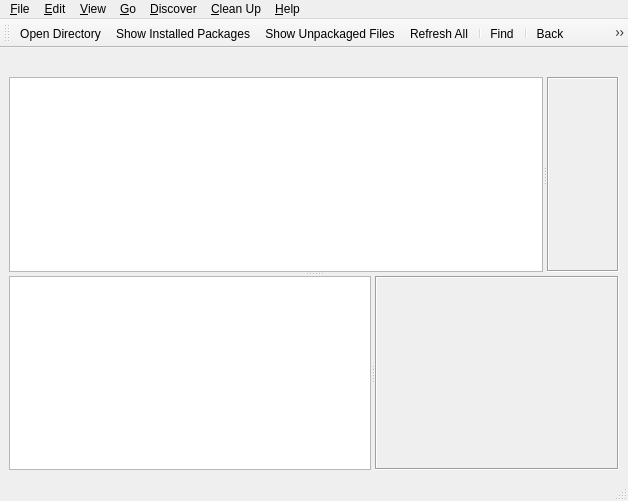
<?xml version="1.0" encoding="UTF-8"?>
<ui version="4.0">
 <author>Stefan Hundhammer</author>
 <class>MainWindow</class>
 <widget class="QMainWindow" name="MainWindow">
  <property name="geometry">
   <rect>
    <x>0</x>
    <y>0</y>
    <width>628</width>
    <height>501</height>
   </rect>
  </property>
  <property name="windowIcon">
   <iconset resource="icons.qrc">
    <normaloff>:/icons/qdirstat.svg</normaloff>:/icons/qdirstat.svg</iconset>
  </property>
  <widget class="QWidget" name="centralWidget">
   <layout class="QVBoxLayout" name="verticalLayout" stretch="0,1">
    <item alignment="Qt::AlignTop">
     <widget class="QDirStat::BreadcrumbNavigator" name="breadcrumbNavigator">
      <property name="sizePolicy">
       <sizepolicy hsizetype="Maximum" vsizetype="Fixed">
        <horstretch>0</horstretch>
        <verstretch>0</verstretch>
       </sizepolicy>
      </property>
      <property name="textInteractionFlags">
       <set>Qt::TextBrowserInteraction</set>
      </property>
     </widget>
    </item>
    <item>
     <widget class="QSplitter" name="mainWinSplitter">
      <property name="orientation">
       <enum>Qt::Vertical</enum>
      </property>
      <widget class="QSplitter" name="topViewsSplitter">
       <property name="orientation">
        <enum>Qt::Horizontal</enum>
       </property>
       <widget class="QWidget" name="treeViewContainer" native="true">
        <layout class="QVBoxLayout" name="verticalLayout_3" stretch="1,0">
         <property name="spacing">
          <number>0</number>
         </property>
         <property name="leftMargin">
          <number>0</number>
         </property>
         <property name="topMargin">
          <number>0</number>
         </property>
         <property name="rightMargin">
          <number>0</number>
         </property>
         <property name="bottomMargin">
          <number>0</number>
         </property>
         <item>
          <layout class="QVBoxLayout" name="verticalLayout_2">
           <property name="spacing">
            <number>4</number>
           </property>
           <item>
            <widget class="QDirStat::DirTreeView" name="dirTreeView">
             <property name="contextMenuPolicy">
              <enum>Qt::CustomContextMenu</enum>
             </property>
             <property name="selectionMode">
              <enum>QAbstractItemView::ExtendedSelection</enum>
             </property>
             <property name="textElideMode">
              <enum>Qt::ElideMiddle</enum>
             </property>
             <property name="uniformRowHeights">
              <bool>true</bool>
             </property>
             <property name="sortingEnabled">
              <bool>true</bool>
             </property>
             <attribute name="headerStretchLastSection">
              <bool>false</bool>
             </attribute>
            </widget>
           </item>
          </layout>
         </item>
         <item>
          <widget class="QWidget" name="messagePanel" native="true">
           <layout class="QVBoxLayout" name="vBox">
            <property name="leftMargin">
             <number>0</number>
            </property>
            <property name="topMargin">
             <number>0</number>
            </property>
            <property name="rightMargin">
             <number>0</number>
            </property>
            <property name="bottomMargin">
             <number>0</number>
            </property>
           </layout>
          </widget>
         </item>
        </layout>
       </widget>
       <widget class="QScrollArea" name="topFileDetailsPanel">
        <property name="enabled">
         <bool>true</bool>
        </property>
        <property name="frameShape">
         <enum>QFrame::Box</enum>
        </property>
        <property name="widgetResizable">
         <bool>true</bool>
        </property>
        <widget class="QDirStat::FileDetailsView" name="fileDetailsView">
         <property name="geometry">
          <rect>
           <x>0</x>
           <y>0</y>
           <width>79</width>
           <height>187</height>
          </rect>
         </property>
        </widget>
       </widget>
      </widget>
      <widget class="QSplitter" name="bottomViewsSplitter">
       <property name="orientation">
        <enum>Qt::Horizontal</enum>
       </property>
       <widget class="QDirStat::TreemapView" name="treemapView">
        <property name="verticalScrollBarPolicy">
         <enum>Qt::ScrollBarAlwaysOff</enum>
        </property>
        <property name="horizontalScrollBarPolicy">
         <enum>Qt::ScrollBarAlwaysOff</enum>
        </property>
        <property name="renderHints">
         <set>QPainter::SmoothPixmapTransform|QPainter::TextAntialiasing</set>
        </property>
        <property name="optimizationFlags">
         <set>QGraphicsView::DontAdjustForAntialiasing|QGraphicsView::DontSavePainterState</set>
        </property>
       </widget>
       <widget class="QScrollArea" name="bottomFileDetailsPanel">
        <property name="visible">
         <bool>false</bool>
        </property>
        <property name="frameShape">
         <enum>QFrame::Box</enum>
        </property>
        <property name="widgetResizable">
         <bool>true</bool>
        </property>
       </widget>
      </widget>
     </widget>
    </item>
   </layout>
  </widget>
  <widget class="QMenuBar" name="menubar">
   <property name="geometry">
    <rect>
     <x>0</x>
     <y>0</y>
     <width>628</width>
     <height>21</height>
    </rect>
   </property>
   <widget class="QMenu" name="menuFile">
    <property name="title">
     <string>&amp;File</string>
    </property>
    <addaction name="actionOpenDir"/>
    <addaction name="actionOpenPkg"/>
    <addaction name="actionOpenUnpkg"/>
    <addaction name="separator"/>
    <addaction name="actionStopReading"/>
    <addaction name="actionRefreshAll"/>
    <addaction name="separator"/>
    <addaction name="actionRefreshSelected"/>
    <addaction name="actionReadExcluded"/>
    <addaction name="actionContinueReading"/>
    <addaction name="separator"/>
    <addaction name="actionAskWriteCache"/>
    <addaction name="actionAskReadCache"/>
    <addaction name="separator"/>
    <addaction name="actionQuit"/>
   </widget>
   <widget class="QMenu" name="menuView">
    <property name="title">
     <string>&amp;View</string>
    </property>
    <widget class="QMenu" name="menuExpandTreeToLevel">
     <property name="title">
      <string>E&amp;xpand Tree to Level</string>
     </property>
     <addaction name="actionExpandTreeLevel1"/>
     <addaction name="actionExpandTreeLevel2"/>
     <addaction name="actionExpandTreeLevel3"/>
     <addaction name="actionExpandTreeLevel4"/>
     <addaction name="actionExpandTreeLevel5"/>
    </widget>
    <addaction name="actionCloseAllTreeLevels"/>
    <addaction name="menuExpandTreeToLevel"/>
    <addaction name="separator"/>
    <addaction name="actionLayout1"/>
    <addaction name="actionLayout2"/>
    <addaction name="actionLayout3"/>
    <addaction name="separator"/>
    <addaction name="actionShowDirTree"/>
    <addaction name="actionShowBreadcrumbs"/>
    <addaction name="actionShowDetailsPanel"/>
    <addaction name="actionShowTreemap"/>
    <addaction name="separator"/>
    <addaction name="actionTreemapOnSide"/>
    <addaction name="actionDetailsWithTreemap"/>
   </widget>
   <widget class="QMenu" name="menuEdit">
    <property name="title">
     <string>&amp;Edit</string>
    </property>
    <addaction name="actionCopyPath"/>
    <addaction name="actionFindFiles"/>
    <addaction name="separator"/>
    <addaction name="actionMoveToTrash"/>
    <addaction name="separator"/>
    <addaction name="actionConfigure"/>
   </widget>
   <widget class="QMenu" name="menuGo">
    <property name="title">
     <string>&amp;Go</string>
    </property>
    <addaction name="actionGoBack"/>
    <addaction name="actionGoForward"/>
    <addaction name="actionGoUp"/>
    <addaction name="actionGoToToplevel"/>
    <addaction name="separator"/>
    <addaction name="actionTreemapZoomTo"/>
    <addaction name="actionTreemapZoomIn"/>
    <addaction name="actionTreemapZoomOut"/>
    <addaction name="actionResetTreemapZoom"/>
   </widget>
   <widget class="QMenu" name="menuHelp">
    <property name="title">
     <string>&amp;Help</string>
    </property>
    <widget class="QMenu" name="menuProblemsAndSolutions">
     <property name="title">
      <string>Problems and &amp;Solutions</string>
     </property>
     <addaction name="actionCantMoveDirToTrash"/>
     <addaction name="actionBtrfsSizeReporting"/>
     <addaction name="actionShadowedByMount"/>
     <addaction name="actionHeadlessServers"/>
    </widget>
    <addaction name="actionHelp"/>
    <addaction name="separator"/>
    <addaction name="actionTreemapHelp"/>
    <addaction name="actionPkgViewHelp"/>
    <addaction name="actionUnpkgViewHelp"/>
    <addaction name="actionFileAgeStatsHelp"/>
    <addaction name="separator"/>
    <addaction name="actionWhatsNew"/>
    <addaction name="menuProblemsAndSolutions"/>
    <addaction name="separator"/>
    <addaction name="actionDonate"/>
    <addaction name="actionAboutQt"/>
    <addaction name="actionAbout"/>
   </widget>
   <widget class="QMenu" name="menuCleanup">
    <property name="tearOffEnabled">
     <bool>true</bool>
    </property>
    <property name="title">
     <string>&amp;Clean Up</string>
    </property>
    <addaction name="separator"/>
   </widget>
   <widget class="QMenu" name="menuDiscover">
    <property name="title">
     <string>&amp;Discover</string>
    </property>
    <addaction name="actionDiscoverLargestFiles"/>
    <addaction name="actionDiscoverNewestFiles"/>
    <addaction name="actionDiscoverOldestFiles"/>
    <addaction name="actionDiscoverHardLinkedFiles"/>
    <addaction name="actionDiscoverBrokenSymLinks"/>
    <addaction name="actionDiscoverSparseFiles"/>
    <addaction name="separator"/>
    <addaction name="actionFileSizeStats"/>
    <addaction name="actionFileTypeStats"/>
    <addaction name="actionFileAgeStats"/>
    <addaction name="actionShowFilesystems"/>
   </widget>
   <addaction name="menuFile"/>
   <addaction name="menuEdit"/>
   <addaction name="menuView"/>
   <addaction name="menuGo"/>
   <addaction name="menuDiscover"/>
   <addaction name="menuCleanup"/>
   <addaction name="menuHelp"/>
  </widget>
  <widget class="QStatusBar" name="statusBar"/>
  <widget class="QToolBar" name="toolBar">
   <property name="windowTitle">
    <string>Main Toolbar</string>
   </property>
   <attribute name="toolBarArea">
    <enum>TopToolBarArea</enum>
   </attribute>
   <attribute name="toolBarBreak">
    <bool>false</bool>
   </attribute>
   <addaction name="actionOpenDir"/>
   <addaction name="actionOpenPkg"/>
   <addaction name="actionOpenUnpkg"/>
   <addaction name="actionRefreshAll"/>
   <addaction name="separator"/>
   <addaction name="actionFindFiles"/>
   <addaction name="separator"/>
   <addaction name="actionGoBack"/>
   <addaction name="actionGoForward"/>
   <addaction name="actionGoUp"/>
   <addaction name="actionGoToToplevel"/>
   <addaction name="separator"/>
   <addaction name="actionTreemapZoomTo"/>
   <addaction name="actionTreemapZoomIn"/>
   <addaction name="actionTreemapZoomOut"/>
   <addaction name="actionResetTreemapZoom"/>
   <addaction name="separator"/>
   <addaction name="actionLayout1"/>
   <addaction name="actionLayout2"/>
   <addaction name="actionLayout3"/>
   <addaction name="separator"/>
   <addaction name="actionMoveToTrash"/>
   <addaction name="separator"/>
  </widget>
  <action name="actionQuit">
   <property name="icon">
    <iconset resource="icons.qrc">
     <normaloff>:/icons/window-close.png</normaloff>:/icons/window-close.png</iconset>
   </property>
   <property name="text">
    <string>&amp;Quit</string>
   </property>
   <property name="shortcut">
    <string>Ctrl+Q</string>
   </property>
  </action>
  <action name="actionOpenDir">
   <property name="icon">
    <iconset resource="icons.qrc">
     <normaloff>:/icons/open-dir.png</normaloff>:/icons/open-dir.png</iconset>
   </property>
   <property name="text">
    <string>&amp;Open Directory...</string>
   </property>
   <property name="toolTip">
    <string>Read a directory and its contents</string>
   </property>
   <property name="shortcut">
    <string>Ctrl+O</string>
   </property>
  </action>
  <action name="actionCloseAllTreeLevels">
   <property name="text">
    <string>&amp;Close All Tree Branches</string>
   </property>
  </action>
  <action name="actionExpandTreeLevel1">
   <property name="text">
    <string>Level &amp;1</string>
   </property>
   <property name="shortcut">
    <string>Ctrl+1</string>
   </property>
  </action>
  <action name="actionExpandTreeLevel2">
   <property name="text">
    <string>Level &amp;2</string>
   </property>
   <property name="shortcut">
    <string>Ctrl+2</string>
   </property>
  </action>
  <action name="actionExpandTreeLevel3">
   <property name="text">
    <string>Level &amp;3</string>
   </property>
   <property name="shortcut">
    <string>Ctrl+3</string>
   </property>
  </action>
  <action name="actionExpandTreeLevel4">
   <property name="text">
    <string>Level &amp;4</string>
   </property>
   <property name="shortcut">
    <string>Ctrl+4</string>
   </property>
  </action>
  <action name="actionExpandTreeLevel5">
   <property name="text">
    <string>Level &amp;5</string>
   </property>
   <property name="shortcut">
    <string>Ctrl+5</string>
   </property>
  </action>
  <action name="actionExpandTreeLevel6">
   <property name="text">
    <string>Level &amp;6</string>
   </property>
   <property name="shortcut">
    <string>Ctrl+6</string>
   </property>
  </action>
  <action name="actionExpandTreeLevel7">
   <property name="text">
    <string>Level &amp;7</string>
   </property>
   <property name="shortcut">
    <string>Ctrl+7</string>
   </property>
  </action>
  <action name="actionExpandTreeLevel8">
   <property name="text">
    <string>Level &amp;8</string>
   </property>
   <property name="shortcut">
    <string>Ctrl+8</string>
   </property>
  </action>
  <action name="actionExpandTreeLevel9">
   <property name="text">
    <string>Level &amp;9</string>
   </property>
   <property name="shortcut">
    <string>Ctrl+9</string>
   </property>
  </action>
  <action name="actionStopReading">
   <property name="icon">
    <iconset resource="icons.qrc">
     <normaloff>:/icons/stop.png</normaloff>:/icons/stop.png</iconset>
   </property>
   <property name="text">
    <string>&amp;Stop Reading</string>
   </property>
   <property name="toolTip">
    <string>Stop reading immediately - some directories may be left in an aborted state</string>
   </property>
   <property name="shortcut">
    <string>Ctrl+S</string>
   </property>
  </action>
  <action name="actionAskWriteCache">
   <property name="icon">
    <iconset resource="icons.qrc">
     <normaloff>:/icons/export.png</normaloff>:/icons/export.png</iconset>
   </property>
   <property name="text">
    <string>&amp;Write To Cache File...</string>
   </property>
  </action>
  <action name="actionAskReadCache">
   <property name="icon">
    <iconset resource="icons.qrc">
     <normaloff>:/icons/import.png</normaloff>:/icons/import.png</iconset>
   </property>
   <property name="text">
    <string>&amp;Read Cache File...</string>
   </property>
  </action>
  <action name="actionRefreshAll">
   <property name="icon">
    <iconset resource="icons.qrc">
     <normaloff>:/icons/refresh.png</normaloff>:/icons/refresh.png</iconset>
   </property>
   <property name="text">
    <string>Refresh &amp;All</string>
   </property>
   <property name="toolTip">
    <string>Re-read the entire directory tree from disk</string>
   </property>
   <property name="shortcut">
    <string>F5</string>
   </property>
  </action>
  <action name="actionCopyPath">
   <property name="icon">
    <iconset resource="icons.qrc">
     <normaloff>:/icons/edit-copy.png</normaloff>:/icons/edit-copy.png</iconset>
   </property>
   <property name="text">
    <string>&amp;Copy Path</string>
   </property>
   <property name="shortcut">
    <string>Ctrl+C</string>
   </property>
  </action>
  <action name="actionTreemapZoomTo">
   <property name="icon">
    <iconset resource="icons.qrc">
     <normaloff>:/icons/magnifier-zoom-actual.png</normaloff>:/icons/magnifier-zoom-actual.png</iconset>
   </property>
   <property name="text">
    <string>&amp;Zoom Treemap To</string>
   </property>
   <property name="toolTip">
    <string>Zoom the treemap in to the selected item</string>
   </property>
   <property name="shortcut">
    <string>Ctrl+=</string>
   </property>
  </action>
  <action name="actionTreemapZoomIn">
   <property name="icon">
    <iconset resource="icons.qrc">
     <normaloff>:/icons/magnifier-zoom-in.png</normaloff>:/icons/magnifier-zoom-in.png</iconset>
   </property>
   <property name="text">
    <string>Zoom &amp;In Treemap</string>
   </property>
   <property name="toolTip">
    <string>Zoom the treemap in (enlarge) one level</string>
   </property>
   <property name="shortcut">
    <string>Ctrl++</string>
   </property>
  </action>
  <action name="actionTreemapZoomOut">
   <property name="icon">
    <iconset resource="icons.qrc">
     <normaloff>:/icons/magnifier-zoom-out.png</normaloff>:/icons/magnifier-zoom-out.png</iconset>
   </property>
   <property name="text">
    <string>Zoom &amp;Out Treemap</string>
   </property>
   <property name="toolTip">
    <string>Zoom the treemap out one level</string>
   </property>
   <property name="shortcut">
    <string>Ctrl+-</string>
   </property>
  </action>
  <action name="actionResetTreemapZoom">
   <property name="icon">
    <iconset resource="icons.qrc">
     <normaloff>:/icons/magnifier-zoom-actual-equal.png</normaloff>:/icons/magnifier-zoom-actual-equal.png</iconset>
   </property>
   <property name="text">
    <string>&amp;Reset Treemap Zoom</string>
   </property>
   <property name="toolTip">
    <string>Reset the treemap zoom factor to normal</string>
   </property>
   <property name="shortcut">
    <string>Ctrl+0</string>
   </property>
  </action>
  <action name="actionShowTreemap">
   <property name="checkable">
    <bool>true</bool>
   </property>
   <property name="checked">
    <bool>true</bool>
   </property>
   <property name="text">
    <string>Show &amp;Treemap</string>
   </property>
   <property name="toolTip">
    <string>Enable or disable showing the treemap view</string>
   </property>
   <property name="shortcut">
    <string>F9</string>
   </property>
  </action>
  <action name="actionGoUp">
   <property name="icon">
    <iconset resource="icons.qrc">
     <normaloff>:/icons/go-up.png</normaloff>:/icons/go-up.png</iconset>
   </property>
   <property name="text">
    <string>&amp;Up One Level</string>
   </property>
   <property name="toolTip">
    <string>Go up one level in the directory tree</string>
   </property>
   <property name="shortcut">
    <string>Alt+Up</string>
   </property>
  </action>
  <action name="actionGoToToplevel">
   <property name="icon">
    <iconset resource="icons.qrc">
     <normaloff>:/icons/go-top.png</normaloff>:/icons/go-top.png</iconset>
   </property>
   <property name="text">
    <string>To &amp;Toplevel</string>
   </property>
   <property name="toolTip">
    <string>Navigate to the top level directory of this tree</string>
   </property>
   <property name="shortcut">
    <string>Alt+Home</string>
   </property>
  </action>
  <action name="actionAbout">
   <property name="icon">
    <iconset resource="icons.qrc">
     <normaloff>:/icons/qdirstat.png</normaloff>:/icons/qdirstat.png</iconset>
   </property>
   <property name="text">
    <string>A&amp;bout Qt6DirStat...</string>
   </property>
   <property name="toolTip">
    <string>About Qt6DirStat</string>
   </property>
  </action>
  <action name="actionAboutQt">
   <property name="text">
    <string>About &amp;Qt...</string>
   </property>
  </action>
  <action name="actionRefreshSelected">
   <property name="text">
    <string>Re&amp;fresh Selected</string>
   </property>
   <property name="shortcut">
    <string>F6</string>
   </property>
  </action>
  <action name="actionReadExcluded">
   <property name="text">
    <string>Read &amp;Excluded Directory</string>
   </property>
   <property name="shortcut">
    <string>F6</string>
   </property>
  </action>
  <action name="actionContinueReading">
   <property name="text">
    <string>Continue Reading at &amp;Mount Point</string>
   </property>
   <property name="shortcut">
    <string>F6</string>
   </property>
  </action>
  <action name="actionConfigure">
   <property name="icon">
    <iconset resource="icons.qrc">
     <normaloff>:/icons/preferences.png</normaloff>:/icons/preferences.png</iconset>
   </property>
   <property name="text">
    <string>&amp;Settings...</string>
   </property>
  </action>
  <action name="actionVerboseSelection">
   <property name="checkable">
    <bool>true</bool>
   </property>
   <property name="text">
    <string>Verbose Selection</string>
   </property>
   <property name="toolTip">
    <string>Switch verbose logging of selecting and unselecting items on or off</string>
   </property>
   <property name="shortcut">
    <string>Shift+F7</string>
   </property>
  </action>
  <action name="actionMoveToTrash">
   <property name="icon">
    <iconset resource="icons.qrc">
     <normaloff>:/icons/trashcan.png</normaloff>:/icons/trashcan.png</iconset>
   </property>
   <property name="text">
    <string>Move to &amp;Trash</string>
   </property>
   <property name="toolTip">
    <string>Move the selected items to the trash bin</string>
   </property>
   <property name="shortcut">
    <string>Del</string>
   </property>
  </action>
  <action name="actionDumpSelection">
   <property name="text">
    <string>Dump Selection to Log</string>
   </property>
   <property name="toolTip">
    <string>Dump selected items to the log file</string>
   </property>
   <property name="shortcut">
    <string>F7</string>
   </property>
  </action>
  <action name="actionFileTypeStats">
   <property name="text">
    <string>File &amp;Type Statistics</string>
   </property>
   <property name="toolTip">
    <string>Open the file type statistics window</string>
   </property>
   <property name="shortcut">
    <string>F3</string>
   </property>
  </action>
  <action name="actionHelp">
   <property name="text">
    <string>QDirStat &amp;Help</string>
   </property>
   <property name="statusTip">
    <string>https://github.com/shundhammer/qdirstat/blob/master/README.md</string>
   </property>
   <property name="shortcut">
    <string>F1</string>
   </property>
  </action>
  <action name="actionFileSizeStats">
   <property name="text">
    <string>File Si&amp;ze Statistics</string>
   </property>
   <property name="toolTip">
    <string>Open the file size statistics window</string>
   </property>
   <property name="shortcut">
    <string>F2</string>
   </property>
  </action>
  <action name="actionShowDetailsPanel">
   <property name="checkable">
    <bool>true</bool>
   </property>
   <property name="checked">
    <bool>true</bool>
   </property>
   <property name="text">
    <string>Show Details &amp;Panel</string>
   </property>
  </action>
  <action name="actionLayout1">
   <property name="checkable">
    <bool>true</bool>
   </property>
   <property name="text">
    <string>Layout &amp;1 (Short)</string>
   </property>
   <property name="iconText">
    <string>L1</string>
   </property>
   <property name="toolTip">
    <string>Switch to layout 1 (short)</string>
   </property>
   <property name="shortcut">
    <string>Alt+1</string>
   </property>
  </action>
  <action name="actionLayout2">
   <property name="checkable">
    <bool>true</bool>
   </property>
   <property name="text">
    <string>Layout &amp;2 (Classic)</string>
   </property>
   <property name="iconText">
    <string>L2</string>
   </property>
   <property name="toolTip">
    <string>Switch to layout 2 (classic)</string>
   </property>
   <property name="shortcut">
    <string>Alt+2</string>
   </property>
  </action>
  <action name="actionLayout3">
   <property name="checkable">
    <bool>true</bool>
   </property>
   <property name="text">
    <string>Layout &amp;3 (Full)</string>
   </property>
   <property name="iconText">
    <string>L3</string>
   </property>
   <property name="toolTip">
    <string>Switch to layout 3 (full)</string>
   </property>
   <property name="shortcut">
    <string>Alt+3</string>
   </property>
  </action>
  <action name="actionWhatsNew">
   <property name="text">
    <string>What's &amp;New in this Release...</string>
   </property>
  </action>
  <action name="actionOpenPkg">
   <property name="icon">
    <iconset resource="icons.qrc">
     <normaloff>:/icons/package.png</normaloff>:/icons/package.png</iconset>
   </property>
   <property name="text">
    <string>Show Installed &amp;Packages...</string>
   </property>
   <property name="toolTip">
    <string>Show files in installed packages</string>
   </property>
   <property name="shortcut">
    <string>Ctrl+P</string>
   </property>
  </action>
  <action name="actionPkgViewHelp">
   <property name="text">
    <string>The &amp;Packages View...</string>
   </property>
   <property name="statusTip">
    <string>https://github.com/shundhammer/qdirstat/blob/master/doc/Pkg-View.md</string>
   </property>
  </action>
  <action name="actionOpenUnpkg">
   <property name="icon">
    <iconset resource="icons.qrc">
     <normaloff>:/icons/unpkg.png</normaloff>:/icons/unpkg.png</iconset>
   </property>
   <property name="text">
    <string>Show &amp;Unpackaged Files...</string>
   </property>
   <property name="toolTip">
    <string>Show only files that do NOT belong to an installed software package</string>
   </property>
   <property name="shortcut">
    <string>Ctrl+U</string>
   </property>
  </action>
  <action name="actionUnpkgViewHelp">
   <property name="text">
    <string>The &amp;Unpackaged Files View...</string>
   </property>
   <property name="statusTip">
    <string>https://github.com/shundhammer/qdirstat/blob/master/doc/Unpkg-View.md</string>
   </property>
  </action>
  <action name="actionShowFilesystems">
   <property name="text">
    <string>Show Mounted &amp;Filesystems</string>
   </property>
   <property name="toolTip">
    <string>Show mounted filesystems</string>
   </property>
   <property name="shortcut">
    <string>Ctrl+M</string>
   </property>
  </action>
  <action name="actionDiscoverLargestFiles">
   <property name="text">
    <string>&amp;Largest Files</string>
   </property>
  </action>
  <action name="actionDiscoverNewestFiles">
   <property name="text">
    <string>&amp;Newest Files</string>
   </property>
  </action>
  <action name="actionDiscoverOldestFiles">
   <property name="text">
    <string>&amp;Oldest Files</string>
   </property>
  </action>
  <action name="actionDiscoverHardLinkedFiles">
   <property name="text">
    <string>Files with Multiple &amp;Hard Links</string>
   </property>
  </action>
  <action name="actionDiscoverBrokenSymLinks">
   <property name="text">
    <string>&amp;Broken Symbolic LInks</string>
   </property>
  </action>
  <action name="actionDiscoverSparseFiles">
   <property name="text">
    <string>&amp;Sparse Files</string>
   </property>
  </action>
  <action name="actionBtrfsSizeReporting">
   <property name="text">
    <string>&amp;Btrfs Size Reporting...</string>
   </property>
   <property name="statusTip">
    <string>https://github.com/shundhammer/qdirstat/blob/master/doc/Btrfs-Free-Size.md</string>
   </property>
  </action>
  <action name="actionShadowedByMount">
   <property name="text">
    <string>Files Shadowed by a &amp;Mount...</string>
   </property>
   <property name="statusTip">
    <string>https://github.com/shundhammer/qdirstat/blob/master/doc/Shadowed-by-Mount.md</string>
   </property>
  </action>
  <action name="actionHeadlessServers">
   <property name="text">
    <string>QDirStat for &amp;Headless Servers...</string>
   </property>
   <property name="iconText">
    <string>QDirStat for Headless Servers...</string>
   </property>
   <property name="statusTip">
    <string>https://github.com/shundhammer/qdirstat/blob/master/doc/QDirStat-for-Servers.md</string>
   </property>
  </action>
  <action name="actionCantMoveDirToTrash">
   <property name="text">
    <string>Can't Move a Directory to &amp;Trash...</string>
   </property>
   <property name="statusTip">
    <string>https://github.com/shundhammer/qdirstat/blob/master/doc/Troubleshooting.md#cant-move-a-directory-to-trash</string>
   </property>
  </action>
  <action name="actionTreemapOnSide">
   <property name="checkable">
    <bool>true</bool>
   </property>
   <property name="checked">
    <bool>false</bool>
   </property>
   <property name="text">
    <string>Treemap as &amp;Side Panel</string>
   </property>
  </action>
  <action name="actionFileAgeStats">
   <property name="text">
    <string>File &amp;Age Statistics</string>
   </property>
   <property name="toolTip">
    <string>Open the file age statistics window</string>
   </property>
   <property name="shortcut">
    <string>F4</string>
   </property>
  </action>
  <action name="actionGoBack">
   <property name="icon">
    <iconset resource="icons.qrc">
     <normaloff>:/icons/go-left.png</normaloff>:/icons/go-left.png</iconset>
   </property>
   <property name="text">
    <string>&amp;Back</string>
   </property>
   <property name="toolTip">
    <string>Go back to the previous directory</string>
   </property>
   <property name="shortcut">
    <string>Alt+Left</string>
   </property>
  </action>
  <action name="actionGoForward">
   <property name="icon">
    <iconset resource="icons.qrc">
     <normaloff>:/icons/go-right.png</normaloff>:/icons/go-right.png</iconset>
   </property>
   <property name="text">
    <string>&amp;Forward</string>
   </property>
   <property name="toolTip">
    <string>Go forward again to the next directory (after going back)</string>
   </property>
   <property name="shortcut">
    <string>Alt+Right</string>
   </property>
  </action>
  <action name="actionFileAgeStatsHelp">
   <property name="text">
    <string>The File &amp;Age Statistics...</string>
   </property>
   <property name="statusTip">
    <string>https://github.com/shundhammer/qdirstat/blob/master/doc/File-Age-Stats.md</string>
   </property>
  </action>
  <action name="actionFindFiles">
   <property name="icon">
    <iconset resource="icons.qrc">
     <normaloff>:/icons/magnifier-left.png</normaloff>:/icons/magnifier-left.png</iconset>
   </property>
   <property name="text">
    <string>&amp;Find...</string>
   </property>
   <property name="toolTip">
    <string>Find files or directories in the scanned Tree</string>
   </property>
   <property name="shortcut">
    <string>Ctrl+F</string>
   </property>
  </action>
  <action name="actionTreemapHelp">
   <property name="text">
    <string>The &amp;Treemap Graphics...</string>
   </property>
   <property name="toolTip">
    <string>The colored graphics in the main window explained</string>
   </property>
   <property name="statusTip">
    <string>https://github.com/shundhammer/qdirstat/blob/master/doc/Treemap.md</string>
   </property>
  </action>
  <action name="actionShowStatusBar">
   <property name="checkable">
    <bool>true</bool>
   </property>
   <property name="text">
    <string>Show &amp;Status Bar</string>
   </property>
  </action>
  <action name="actionShowMenuBar">
   <property name="checkable">
    <bool>true</bool>
   </property>
   <property name="text">
    <string>Show &amp;Menu Bar</string>
   </property>
  </action>
  <action name="actionDonate">
   <property name="text">
    <string>&amp;Donate...</string>
   </property>
  </action>
  <action name="actionShowBreadcrumbs">
   <property name="checkable">
    <bool>true</bool>
   </property>
   <property name="checked">
    <bool>true</bool>
   </property>
   <property name="text">
    <string>Show &amp;Breadcrumbs</string>
   </property>
  </action>
  <action name="actionDetailsWithTreemap">
   <property name="checkable">
    <bool>true</bool>
   </property>
   <property name="text">
    <string>File Details &amp;with Treemap</string>
   </property>
  </action>
  <action name="actionShowDirTree">
   <property name="checkable">
    <bool>true</bool>
   </property>
   <property name="checked">
    <bool>true</bool>
   </property>
   <property name="text">
    <string>Show &amp;DirTree</string>
   </property>
   <property name="shortcut">
    <string>F8</string>
   </property>
  </action>
 </widget>
 <customwidgets>
  <customwidget>
   <class>QDirStat::DirTreeView</class>
   <extends>QTreeView</extends>
   <header>DirTreeView.h</header>
  </customwidget>
  <customwidget>
   <class>QDirStat::TreemapView</class>
   <extends>QGraphicsView</extends>
   <header>TreemapView.h</header>
   <container>1</container>
  </customwidget>
  <customwidget>
   <class>QDirStat::BreadcrumbNavigator</class>
   <extends>QLabel</extends>
   <header>BreadcrumbNavigator.h</header>
  </customwidget>
  <customwidget>
   <class>QDirStat::FileDetailsView</class>
   <extends>QWidget</extends>
   <header>FileDetailsView.h</header>
   <container>1</container>
  </customwidget>
 </customwidgets>
 <resources>
  <include location="icons.qrc"/>
 </resources>
 <connections>
  <connection>
   <sender>actionQuit</sender>
   <signal>triggered()</signal>
   <receiver>MainWindow</receiver>
   <slot>close()</slot>
   <hints>
    <hint type="sourcelabel">
     <x>-1</x>
     <y>-1</y>
    </hint>
    <hint type="destinationlabel">
     <x>313</x>
     <y>250</y>
    </hint>
   </hints>
  </connection>
 </connections>
</ui>
